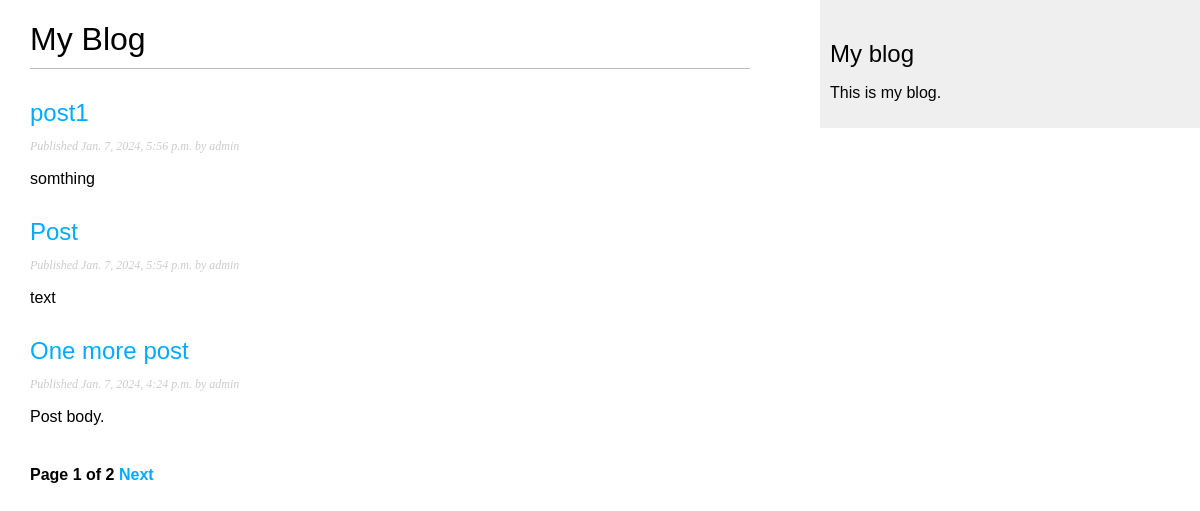
Screenshot of /blog/ with the database file from the repository.
### blog/models.py (models this page shows)
class Post(models.Model):
    STATUS_CHOICES = (
        ('draft', 'Draft'),
        ('published', 'Published'),
    )
    title = models.CharField(max_length=250)
    slug = models.SlugField(max_length=250, unique_for_date='publish')
    author = models.ForeignKey(User, on_delete=models.CASCADE,
                               related_name='blog_posts')
    body = models.TextField()
    publish = models.DateTimeField(default=timezone.now)
    created = models.DateTimeField(auto_now_add=True)
    updated = models.DateTimeField(auto_now=True)
    status = models.CharField(max_length=10, choices=STATUS_CHOICES, default='draft')
    objects = models.Manager()  # Менеджер по умолчанию.
    published = PublishedManager()  # Наш новый менеджер.
    class Meta:
        ordering = ('-publish',)
    def __str__(self):
        return self.title
    def get_absolute_url(self):
        return reverse('blog:post_detail', args=[self.publish.year,
                                                 self.publish.month, self.publish.day, self.slug])

### blog/views.py (the view)
# urls.py: path('', views.post_list, name='post_list'),
def post_list(request):
    object_list = Post.published.all()
    paginator = Paginator(object_list, 3) # По 3 статьи на каждой странице.
    page = request.GET.get('page')
    try:
        posts = paginator.page(page)
    except PageNotAnInteger:
        posts = paginator.page(1)
    except EmptyPage:
        posts = paginator.page(paginator.num_pages)
    return render(request,'blog/post/list.html', {'page': page, 'posts': posts})

### blog/models.py (called while the page is built)
    def get_queryset(self):
        queryset = super().get_queryset().filter(status='published')
        print(queryset)
        return queryset

### blog/templates/blog/post/list.html (shortened to what this page needs)
{% extends "blog/base.html" %}
{% block content %}
    <h1>My Blog</h1>
    {% for post in posts %}
        <h2>
            <a href="{{ post.get_absolute_url }}">{{ post.title }}</a>
        </h2>
        <p class="date">Published {{ post.publish }} by {{ post.author }}</p>
        {{ post.body|truncatewords:30|linebreaks }}
    {% endfor %}
    {% include "pagination.html" with page=posts %}
{% endblock %}

### blog/templates/blog/base.html (shortened to what this page needs)
{% load static %}
<!DOCTYPE html>
<html lang="en">
<head>
    <link href="{% static "css/blog.css" %}" rel="stylesheet">
</head>
<body>
    <div id="content">
        {% block content %}{% endblock %}
    </div>
    <div id="sidebar">
        <h2>My blog</h2>
        <p>This is my blog.</p>
    </div>
</body>
</html>

### blog/templates/pagination.html (shortened to what this page needs)
<div class="pagination">
    <span class="step-links">
        <span class="current">
            Page {{ page.number }} of {{ page.paginator.num_pages }}
        </span>
        {% if page.has_next %}
        <a href="?page={{ page.next_page_number }}">Next</a>
        {% endif %}
    </span>
</div>

### blog/static/css/blog.css (style rules this page uses)
body { margin:0; padding:0; font-family:helvetica, sans-serif; }
a { color:#00abff; text-decoration:none; }
h1 { font-weight:normal; border-bottom:1px solid #bbb; padding:0 0 10px 0; }
h2 { font-weight:normal; margin:30px 0 0; }
#content { float:left; width:60%; padding:0 0 0 30px; }
#sidebar { float:right; width:30%; padding:10px; background:#efefef; height:100%; }
p.date { color:#ccc; font-family: georgia, serif; font-size: 12px; font-style: italic; }
.pagination { margin:40px 0; font-weight:bold; }

### rows the page displays
Post: title "post1", publish "Jan. 7, 2024, 5:56 p.m.", author "admin", body "somthing"
Post: title "Post", publish "Jan. 7, 2024, 5:54 p.m.", author "admin", body "text"
Post: title "One more post", publish "Jan. 7, 2024, 4:24 p.m.", author "admin", body "Post body."

### other values shown
{{ page.number }} "1"
{{ page.paginator.num_pages }} "2"
